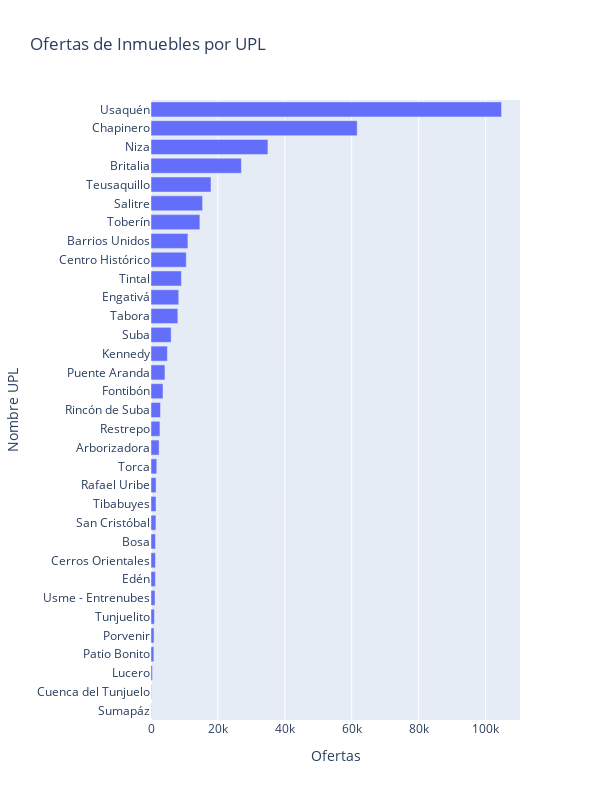

Source (notebook cell):
### Markdown cell above
#### Gráfica

### Code cell
fig = px.bar(
    df_ofertas_upl.sort_values(by='ofertas', ascending=True),
    x='ofertas',
    y='nombre',
    orientation='h',
    labels={'ofertas': 'Ofertas', 'nombre': 'Nombre UPL'},
    title='Ofertas de Inmuebles por UPL',
    # marker_
)

fig.update_layout(
    width=600,
    height=800,
)

fig.show()

### Figure 1 — Plotly figure (JSON) as saved in the notebook; plotly's stock layout.template omitted (floating-point values rounded to 4 significant figures)
{"data": [{"alignmentgroup": "True", "hovertemplate": "Ofertas=%{x}<br>Nombre UPL=%{y}<extra></extra>", "legendgroup": "", "marker": {"color": "#636efa", "pattern": {"shape": ""}}, "name": "", "offsetgroup": "", "orientation": "h", "showlegend": false, "textposition": "auto", "type": "bar", "x": [74, 121, 447, 858, 910, 1024, 1202, 1312, 1326, 1348, 1470, 1495, 1516, 1725, 2422, 2673, 2843, 3597, 4170, 4906, 6024, 8022, 8293, 9093, 10543, 11034, 14609, 15419, 17935, 27014, 34948, 61630, 104775], "xaxis": "x", "y": ["Sumapáz", "Cuenca del Tunjuelo", "Lucero", "Patio Bonito", "Porvenir", "Tunjuelito", "Usme - Entrenubes", "Edén", "Cerros Orientales", "Bosa", "San Cristóbal", "Tibabuyes", "Rafael Uribe", "Torca", "Arborizadora", "Restrepo", "Rincón de Suba", "Fontibón", "Puente Aranda", "Kennedy", "Suba", "Tabora", "Engativá", "Tintal", "Centro Histórico", "Barrios Unidos", "Toberín", "Salitre", "Teusaquillo", "Britalia", "Niza", "Chapinero", "Usaquén"], "yaxis": "y"}], "layout": {"barmode": "relative", "height": 800, "legend": {"tracegroupgap": 0}, "title": {"text": "Ofertas de Inmuebles por UPL"}, "width": 600, "xaxis": {"anchor": "y", "domain": [0, 1], "title": {"text": "Ofertas"}}, "yaxis": {"anchor": "x", "domain": [0, 1], "title": {"text": "Nombre UPL"}}}}
